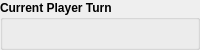
               <widget class="QGroupBox" name="gbCurrentPlayerTurn">
                <property name="sizePolicy">
                 <sizepolicy hsizetype="Fixed" vsizetype="Preferred">
                  <horstretch>0</horstretch>
                  <verstretch>0</verstretch>
                 </sizepolicy>
                </property>
                <property name="minimumSize">
                 <size>
                  <width>200</width>
                  <height>50</height>
                 </size>
                </property>
                <property name="maximumSize">
                 <size>
                  <width>200</width>
                  <height>50</height>
                 </size>
                </property>
                <property name="font">
                 <font>
                  <weight>75</weight>
                  <bold>true</bold>
                 </font>
                </property>
                <property name="title">
                 <string>Current Player Turn</string>
                </property>
                <layout class="QVBoxLayout" name="verticalLayout_2">
                 <property name="spacing">
                  <number>5</number>
                 </property>
                 <property name="leftMargin">
                  <number>5</number>
                 </property>
                 <property name="topMargin">
                  <number>5</number>
                 </property>
                 <property name="rightMargin">
                  <number>5</number>
                 </property>
                 <property name="bottomMargin">
                  <number>5</number>
                 </property>
                 <item>
                  <widget class="QLabel" name="lbCurrentPlayerScarlet">
                   <property name="minimumSize">
                    <size>
                     <width>0</width>
                     <height>0</height>
                    </size>
                   </property>
                   <property name="styleSheet">
                    <string notr="true">QLabel {
color: rgb(255,36,0);
font-weight: bold;
}</string>
                   </property>
                   <property name="text">
                    <string>Miss Scarlet</string>
                   </property>
                  </widget>
                 </item>
                 <item>
                  <widget class="QLabel" name="lbCurrentPlayerMustard">
                   <property name="minimumSize">
                    <size>
                     <width>0</width>
                     <height>0</height>
                    </size>
                   </property>
                   <property name="styleSheet">
                    <string notr="true">QLabel {
color: rgb(255,219,88);
font-weight: bold;
}</string>
                   </property>
                   <property name="text">
                    <string>Col. Mustard</string>
                   </property>
                  </widget>
                 </item>
                 <item>
                  <widget class="QLabel" name="lbCurrentPlayerWhite">
                   <property name="minimumSize">
                    <size>
                     <width>0</width>
                     <height>0</height>
                    </size>
                   </property>
                   <property name="styleSheet">
                    <string notr="true">QLabel {
color: rgb(255,255,255);
font-weight: bold;
}</string>
                   </property>
                   <property name="text">
                    <string>Mrs. White</string>
                   </property>
                  </widget>
                 </item>
                 <item>
                  <widget class="QLabel" name="lbCurrentPlayerGreen">
                   <property name="minimumSize">
                    <size>
                     <width>0</width>
                     <height>0</height>
                    </size>
                   </property>
                   <property name="styleSheet">
                    <string notr="true">QLabel {
color: rgb(34,200,34);
font-weight: bold;
}</string>
                   </property>
                   <property name="text">
                    <string>Mr. Green</string>
                   </property>
                  </widget>
                 </item>
                 <item>
                  <widget class="QLabel" name="lbCurrentPlayerPeacock">
                   <property name="minimumSize">
                    <size>
                     <width>0</width>
                     <height>0</height>
                    </size>
                   </property>
                   <property name="styleSheet">
                    <string notr="true">QLabel {
color: rgb(50,160,180);
font-weight: bold;
}</string>
                   </property>
                   <property name="text">
                    <string>Mrs. Peacock</string>
                   </property>
                  </widget>
                 </item>
                 <item>
                  <widget class="QLabel" name="lbCurrentPlayerPlum">
                   <property name="minimumSize">
                    <size>
                     <width>0</width>
                     <height>0</height>
                    </size>
                   </property>
                   <property name="styleSheet">
                    <string notr="true">QLabel {
color: rgb(255,187,255);
font-weight: bold;
}</string>
                   </property>
                   <property name="text">
                    <string>Prof. Plum</string>
                   </property>
                  </widget>
                 </item>
                </layout>
               </widget>
